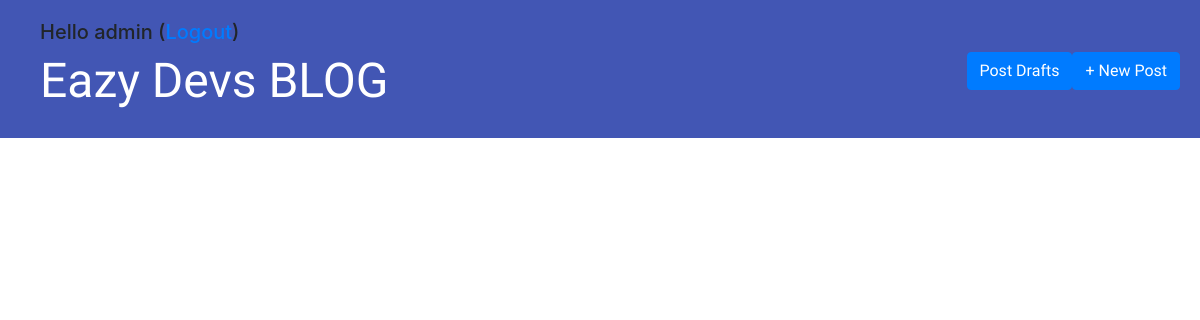
Before: /drafts/ (signed in) with the older database file.
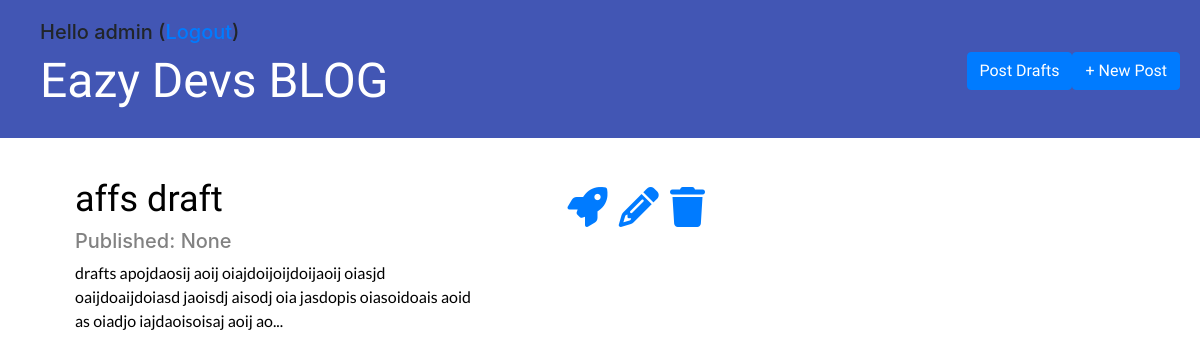
After: the same page with the newer database file.
### blog/models.py (models this page shows, shortened)
class Post(models.Model):
    author = models.ForeignKey('auth.User', on_delete=models.CASCADE)
    title = models.CharField(max_length=200)
    text = models.TextField()
    created_date = models.DateTimeField(default=timezone.now)
    published_date = models.DateTimeField(blank=True, null=True)

### blog/views.py (the view)
# urls.py: path('drafts/', views.post_drafts, name='post_drafts'),
@login_required
def post_drafts(request):
    posts = Post.objects.filter(published_date__isnull=True).order_by('-created_date')
    stuff_for_frontend = {'posts': posts}
    return render(request, 'blog/post_drafts.html',stuff_for_frontend)

### blog/templates/blog/post_drafts.html (shortened to what this page needs)
{% extends "blog/base.html" %}
{% block content %}
  {% for post in posts %}
    <div class="post">
      {% if user.is_authenticated %}
        <span class="crud-icons" style="float: right; font-size: 30pt; margin-right: 100px; ">
          <a href="{% url 'blog:post_publish' pk=post.pk %}"><i class="fas fa-rocket"></i></a>
          <a href="{% url 'blog:post_edit' pk=post.pk %}"><i class="fas fa-pencil-alt"></i></a>
          <a href="{% url 'blog:post_remove' pk=post.pk %}"><i class="fas fa-trash"></i></a>
        </span>
      {% endif %}
      <h2><a href="{% url 'blog:post_detail' pk=post.pk %}">{{ post.title }}</a></h2>
      <div class="date">
        <h5>Published: {{ post.published_date }}</h5>
      </div>
      <div class="text-desc">
        <p>{{ post.text|truncatechars:150|linebreaksbr }}</p>
      </div>
    </div>
  {% endfor %}
{% endblock %}

Changed rows visible on the page:
added Post: title "affs draft", published_date "None", text "drafts apojdaosij aoij oiajdoijoijdoijaoij oiasjd oaijdoaijdoiasd jaoisdj aisodj oia jasdopis oiasoidoais aoid as oiadjo iajdaoisoisaj aoij ao..."
